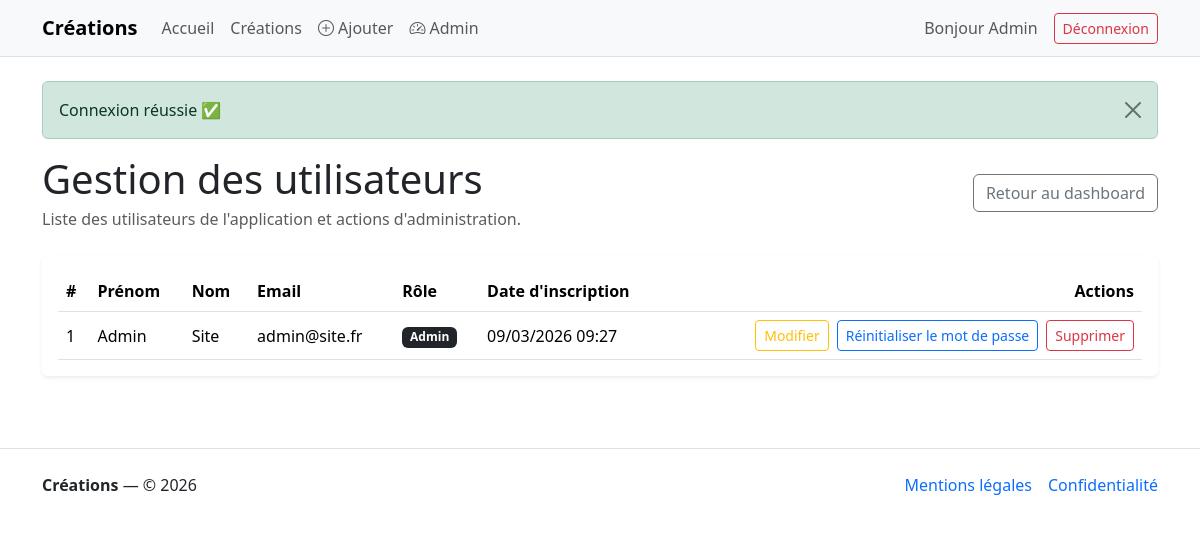
The app's page /admin/users (signed in) with its own data.
### tables this page shows
CREATE TABLE IF NOT EXISTS `user` (
  `id` int UNSIGNED NOT NULL AUTO_INCREMENT,
  `email` varchar(180) NOT NULL,
  `password_hash` varchar(255) NOT NULL,
  `firstname` varchar(100) NOT NULL,
  `lastname` varchar(100) NOT NULL,
  `address` varchar(255) DEFAULT NULL,
  `postal_code` varchar(20) DEFAULT NULL,
  `city` varchar(150) DEFAULT NULL,
  `phone` varchar(30) DEFAULT NULL,
  `role` varchar(20) NOT NULL DEFAULT 'ROLE_USER',
  `created_at` datetime NOT NULL,
  `last_login_at` datetime DEFAULT NULL,
  `remember_token_hash` varchar(255) DEFAULT NULL,
  `remember_token_expires_at` datetime DEFAULT NULL,
  `reset_selector` varchar(32) DEFAULT NULL,
  `reset_token_hash` varchar(255) DEFAULT NULL,
  `reset_expires_at` datetime DEFAULT NULL,
  PRIMARY KEY (`id`),
  UNIQUE KEY `email` (`email`)
);

### src/Controllers/Controller.php (called while the page is built, shortened)
<?php
abstract class Controller
{
    protected ?AuthService $auth = null;
    private function auth(): AuthService
    {
        if ($this->auth === null) {
            $this->auth = new AuthService();
        }
        return $this->auth;
    }
    protected function render(string $view, array $params = [], string $layout = 'layout/base'): void
    {
        extract($params, EXTR_OVERWRITE);
        require VIEW_PATH . "/{$view}.php";
        require VIEW_PATH . "/{$layout}.php";
    }
    protected function getUser(): ?array
    {
        return $this->auth()->user();
    }
}

### src/Controllers/AdminUserController.php (called while the page is built, shortened)
<?php
final class AdminUserController extends Controller
{
    private UserModel $userModel;
    public function __construct()
    {
        $this->userModel = new UserModel();
    }
    public function index(): void
    {
        $users = $this->userModel->findAllOrderedByCreatedAtDesc();
        $this->render('admin_user/index', [
            'pageTitle' => 'Gestion des utilisateurs',
            'users' => $users,
        ]);
    }
}

### public/index.php (called while the page is built, shortened)
<?php
$router = new Router(require dirname(__DIR__) . '/config/routes.php');
$router->dispatch($_SERVER['REQUEST_METHOD'], $_SERVER['REQUEST_URI']);

### src/Core/DB.php (called while the page is built, shortened)
<?php
final class DB
{
    protected static ?PDO $connection = null;
    public static function pdo(): PDO
    {
        if (self::$connection instanceof PDO) {
            return self::$connection;
        }
        try {
            self::$connection = new PDO(
                DB_DSN,
                DB_USER,
                DB_PASS,
                [
                    PDO::ATTR_ERRMODE => PDO::ERRMODE_EXCEPTION,
                    PDO::ATTR_DEFAULT_FETCH_MODE => PDO::FETCH_ASSOC,
                    PDO::ATTR_EMULATE_PREPARES => false,
                ]
            );
            return self::$connection;
        } catch (PDOException $e) {
            http_response_code(500);
            $errorMessage = (defined('APP_DEBUG') && APP_DEBUG)
                ? $e->getMessage()
                : 'Erreur serveur. Merci de réessayer plus tard.';
            require VIEW_PATH . '/errors/500.php';
            exit;
        }
    }
}

### src/Models/Model.php (called while the page is built, shortened)
<?php
abstract class Model
{
    public function __construct()
    {
        $this->pdo = DB::pdo();
    }
}

### src/Models/UserModel.php (called while the page is built, shortened)
<?php
final class UserModel extends Model
{
    public function findAllOrderedByCreatedAtDesc(): array
    {
        $sql = 'SELECT * FROM user ORDER BY created_at DESC';
        $stmt = $this->pdo->query($sql);
        $rows = $stmt->fetchAll(PDO::FETCH_ASSOC) ?: [];
        return array_map(
            fn(array $row) => User::createAndHydrate($row),
            $rows
        );
    }
}

### src/Entities/Entity.php (called while the page is built, shortened)
<?php
abstract class Entity
{
    public static function createAndHydrate(array $data): static
    {
        $entity = new static();
        $entity->hydrate($data);
        return $entity;
    }
    protected function hydrate(array $data): void
    {
        foreach ($data as $key => $value) {
            $method = 'set' . str_replace(' ', '', ucwords(str_replace('_', ' ', $key)));
        }
    }
}

### src/Entities/User.php (called while the page is built, shortened)
<?php
class User extends Entity
{
    private ?int $id = null;
    private string $email = '';
    private string $firstname = '';
    private string $lastname = '';
    private string $role = Roles::USER;
    private ?\DateTimeImmutable $createdAt = null;
    public function __construct()
    {
        $this->createdAt = new \DateTimeImmutable();
    }
    public function getId(): ?int
    {
        return $this->id;
    }
    public function setId(int $id): self
    {
        $this->id = $id;
        return $this;
    }
    public function getEmail(): string
    {
        return $this->email;
    }
    public function setEmail(string $email): self
    {
        $this->email = mb_strtolower(trim($email), 'UTF-8');
        return $this;
    }
    public function setPasswordHash(string $hash): self
    {
        return $this;
    }
    public function getFirstname(): string
    {
        return $this->firstname;
    }
    public function setFirstname(string $firstname): self
    {
        $this->firstname = mb_convert_case(trim($firstname), MB_CASE_TITLE, 'UTF-8');
        return $this;
    }
    public function getLastname(): string
    {
        return $this->lastname;
    }
    public function setLastname(string $lastname): self
    {
        $this->lastname = mb_convert_case(trim($lastname), MB_CASE_TITLE, 'UTF-8');
        return $this;
    }
    public function setAddress(?string $address): self
    {
        return $this;
    }
    public function setPostalCode(?string $postalCode): self
    {
        return $this;
    }
    public function setCity(?string $city): self
    {
        return $this;
    }
    public function setPhone(?string $phone): self
    {
        return $this;
    }
    public function getRole(): string
    {
        return $this->role;
    }
    public function setRole(string $role): self
    {
        $role = strtoupper(trim($role));
        $this->role = Roles::isValid($role)
            ? $role
            : Roles::USER;
        return $this;
    }
    public function getCreatedAt(): ?\DateTimeImmutable
    {
        return $this->createdAt;
    }
    public function setCreatedAt(string|\DateTimeImmutable|null $d): self
    {
        if (is_string($d)) {
            $d = new \DateTimeImmutable($d);
        }
        $this->createdAt = $d;
        return $this;
    }
    public function setLastLoginAt(string|\DateTimeImmutable|null $d): self
    {
        if (is_string($d)) {
            $d = new \DateTimeImmutable($d);
        }
        return $this;
    }
    public function setRememberTokenHash(?string $hash): self
    {
        return $this;
    }
    public function setRememberTokenExpiresAt(string|\DateTimeImmutable|null $d): self
    {
        return $this;
    }
    public function setResetSelector(?string $selector): self
    {
        return $this;
    }
    public function setResetTokenHash(?string $hash): self
    {
        return $this;
    }
    public function setResetExpiresAt(string|\DateTimeImmutable|null $d): self
    {
        return $this;
    }
}

### src/Security/Roles.php (called while the page is built, shortened)
<?php
final class Roles
{
    public static function isValid(string $role): bool
    {
        return in_array($role, self::ALL, true);
    }
}

### src/Service/AuthService.php (called while the page is built, shortened)
<?php
final class AuthService
{
    public function user(): ?array
    {
        $user = $_SESSION['user'] ?? null;
        return is_array($user) ? $user : null;
    }
}

### Views/admin_user/index.php (the view, shortened to what this page needs)
<div class="d-flex justify-content-between align-items-center mb-4">
    <div>
        <h1 class="mb-1"><?= htmlspecialchars($pageTitle ?? 'Gestion des utilisateurs') ?></h1>
        <p class="text-muted mb-0">
            Liste des utilisateurs de l'application et actions d'administration.
        </p>
    </div>
    <div class="d-flex gap-2">
        <a href="/admin" class="btn btn-outline-secondary">Retour au dashboard</a>
    </div>
</div>
<div class="card shadow-sm border-0">
    <div class="card-body">
        <?php if (empty($users)): ?>
            <div class="alert alert-info mb-0">
                Aucun utilisateur enregistré pour le moment.
            </div>
        <?php else: ?>
            <div class="table-responsive">
                <table class="table table-hover align-middle mb-0">
                    <thead>
                        <tr>
                            <th>#</th>
                            <th>Prénom</th>
                            <th>Nom</th>
                            <th>Email</th>
                            <th>Rôle</th>
                            <th>Date d'inscription</th>
                            <th class="text-end">Actions</th>
                        </tr>
                    </thead>
                    <tbody>
                        <?php foreach ($users as $user): ?>
                            <tr>
                                <td><?= (int) $user->getId() ?></td>
                                <td><?= htmlspecialchars($user->getFirstname()) ?></td>
                                <td><?= htmlspecialchars($user->getLastname()) ?></td>
                                <td><?= htmlspecialchars($user->getEmail()) ?></td>
                                <td>
                                    <?php if ($user->getRole() === 'ROLE_ADMIN'): ?>
                                        <span class="badge text-bg-dark">Admin</span>
                                    <?php else: ?>
                                        <span class="badge text-bg-secondary">Utilisateur</span>
                                    <?php endif; ?>
                                </td>
                                <td>
                                    <?php if ($user->getCreatedAt()): ?>
                                        <?= htmlspecialchars($user->getCreatedAt()->format('d/m/Y H:i')) ?>
                                    <?php else: ?>
                                        <span class="text-muted">—</span>
                                    <?php endif; ?>
                                </td>
                                <td class="text-end">
                                    <div class="d-inline-flex gap-2 flex-wrap justify-content-end">
                                        <a
                                            href="/admin/users/<?= (int) $user->getId() ?>/edit"
                                            class="btn btn-sm btn-outline-warning">
                                            Modifier
                                        </a>
                                        <form
                                            action="/admin/users/<?= (int) $user->getId() ?>/reset-password"
                                            method="post"
                                            class="d-inline">
                                            <button type="submit" class="btn btn-sm btn-outline-primary">
                                                Réinitialiser le mot de passe
                                            </button>
                                        </form>
                                        <form
                                            action="/admin/users/<?= (int) $user->getId() ?>/delete"
                                            method="post"
                                            class="d-inline"
                                            onsubmit="return confirm('Confirmer la suppression de cet utilisateur ?');">
                                            <button type="submit" class="btn btn-sm btn-outline-danger">
                                                Supprimer
                                            </button>
                                        </form>
                                    </div>
                                </td>
                            </tr>
                        <?php endforeach; ?>
                    </tbody>
                </table>
            </div>
        <?php endif; ?>
    </div>
</div>

### src/Core/Router.php (shortened to what this page needs)
<?php
final class Router
{
    private array $routes;
    public function __construct(array $routes)
    {
        $this->routes = $routes;
    }
    public function dispatch(string $method, string $uri): void
    {
        $path = parse_url($uri, PHP_URL_PATH) ?? '/';
        $path = rtrim($path, '/') ?: '/';
        foreach ($this->routes as $route) {
            [$routeMethod, $routePattern, $handler] = $route;
            $routeMethod = strtoupper($routeMethod);
            $routePattern = rtrim($routePattern, '/') ?: '/';
            [$regex, $paramOrder] = $this->compilePattern($routePattern);
            if (!preg_match($regex, $path, $matches)) {
                continue;
            }
            $args = $this->buildArgs($matches, $paramOrder);
            [$class, $action] = $handler;
            $controller = new $class();
            $controller->$action(...$args);
            return;
        }
    }
    private function compilePattern(string $pattern): array
    {
        $paramOrder = [];
        $regex = preg_replace_callback(
            '#\{(\w+)\}#',
            function (array $m) use (&$paramOrder): string {
                $name = $m[1];
                $paramOrder[] = $name;
                return '(?P<' . $name . '>[^/]+)';
            },
            $pattern
        );
        return ['#^' . $regex . '$#', $paramOrder];
    }
    private function buildArgs(array $matches, array $paramOrder): ?array
    {
        $args = [];
        return $args;
    }
    public static function isActiveRoute(string $path): bool
    {
        $current = parse_url($_SERVER['REQUEST_URI'] ?? '/', PHP_URL_PATH) ?? '/';
        $current = rtrim($current, '/') ?: '/';
        $path = rtrim($path, '/') ?: '/';
        return $current === $path;
    }
}

### Views/partials/_nav.php (shortened to what this page needs)
<nav class="navbar navbar-expand-lg navbar-light bg-light border-bottom">
    <div class="container">
        <a class="navbar-brand fw-bold" href="/">Créations</a>
        <div class="collapse navbar-collapse" id="mainNav">
            <ul class="navbar-nav me-auto mb-2 mb-lg-0">
                <li class="nav-item">
                    <a class="nav-link <?= Router::isActiveRoute('/') ? 'active' : '' ?>" href="/">Accueil</a>
                </li>
                <li class="nav-item">
                    <a class="nav-link <?= Router::isActiveRoute('/creations') ? 'active' : '' ?>" href="/creations">
                        Créations
                    </a>
                </li>
                <?php if ($this->getUser() && $this->getUser()['role'] === 'ROLE_ADMIN'): ?>
                    <li class="nav-item">
                        <a class="nav-link <?= Router::isActiveRoute('/creations/new') ? 'active' : '' ?>" href="/creations/new">
                            <i class="bi bi-plus-circle"></i> Ajouter
                        </a>
                    </li>
                <?php endif; ?>
                <?php if ($this->getUser() && $this->getUser()['role'] === 'ROLE_ADMIN'): ?>
                    <li class="nav-item">
                        <a class="nav-link <?= Router::isActiveRoute('/admin') ? 'active' : '' ?>" href="/admin">
                            <i class="bi bi-speedometer2"></i> Admin
                        </a>
                    </li>
                <?php endif; ?>
            </ul>
            <ul class="navbar-nav ms-auto">
                <?php if ($this->getUser()): ?>
                    <li class="nav-item d-flex align-items-center me-3">
                        <span class="navbar-text">
                            Bonjour <?= htmlspecialchars($this->getUser()['firstname']) ?>
                        </span>
                    </li>
                    <li class="nav-item d-flex align-items-center">
                        <form method="post" action="/logout">
                            <button class="btn btn-sm btn-outline-danger">
                                Déconnexion
                            </button>
                        </form>
                    </li>
                <?php endif; ?>
            </ul>
        </div>
    </div>
</nav>

### records on screen
user: role "ROLE_ADMIN" (drawn), firstname "Admin", id "1", lastname "Site", email "admin@site.fr", created_at "09/03/2026 09:27"

### other values on screen
$msg "Connexion réussie ✅"
